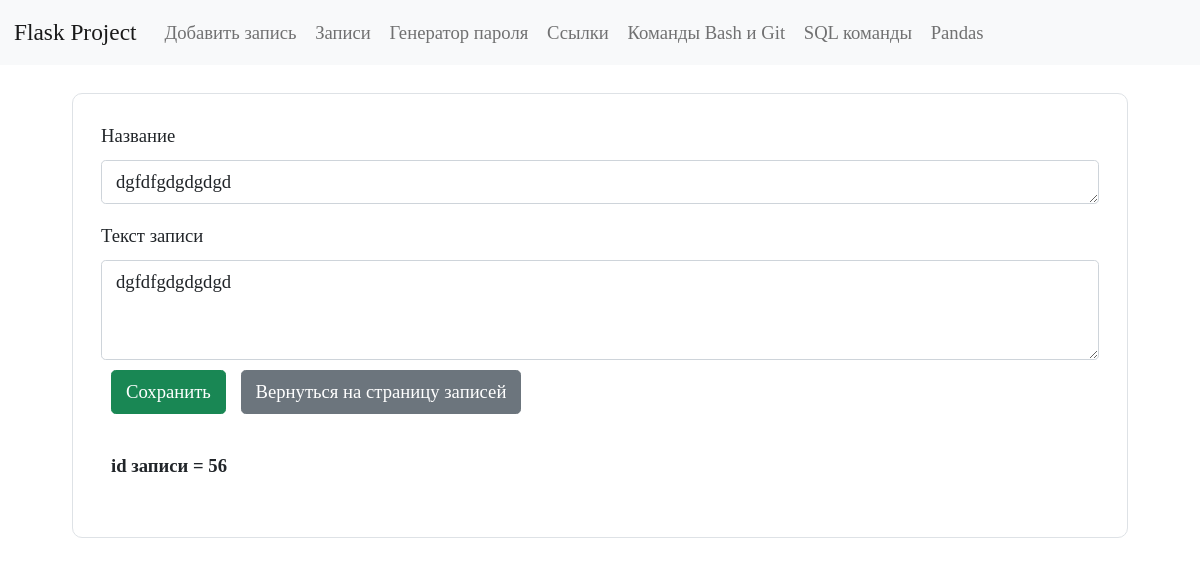
The app's page /56/edit_post, older data.
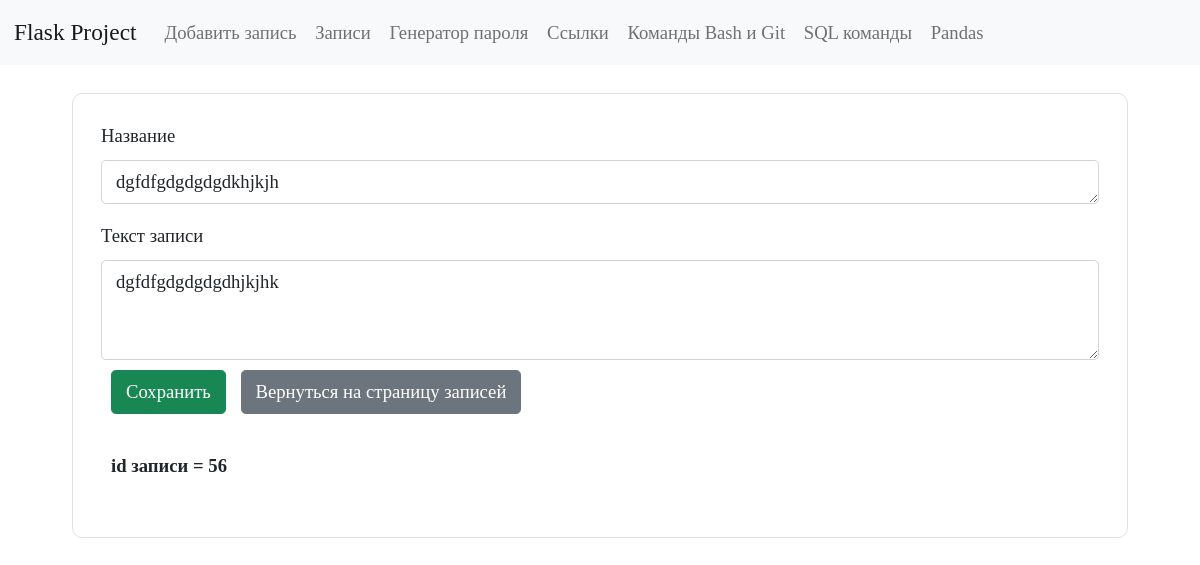
The same page, newer data.
### tables this page shows
CREATE TABLE "posts"
(
    id         INTEGER
        primary key autoincrement,
    title      TEXT not null,
    content    TEXT not null,
    image_post TEXT default 'no_image.png'
);

### app.py (the view, shortened to what this page needs)
@app.route("/<int:id>/edit_post", methods=("GET", "POST"))
def edit_post(id):
    conn = get_db_connection()
    post_view = conn.execute("SELECT id, title, content FROM posts WHERE id = ?", (id,)).fetchone()
    return render_template("posts/edit_post.html", post_view=post_view)

### app.py (called while the page is built)
def get_db_connection():
    conn = sqlite3.connect("database.db")
    conn.row_factory = sqlite3.Row
    return conn

### templates/posts/edit_post.html (shortened to what this page needs)
{% extends 'base.html' %}
{% block content %}
<div class="bd-example">
   <form method="post">
      <div class="mb-3">
         <label for="title" class="form-label">Название</label>
         <textarea class="form-control" id="title" name="title" rows="1" placeholder="Введите название записи"
            required>{{ post_view.title }}</textarea>
      </div>
      <div class="mb-3">
         <label for="content" class="form-label">Текст записи</label>
         <textarea class="form-control" id="content" name="content" rows="3" placeholder="Введите текст записи"
            required>{{ post_view.content }}</textarea>
         <button type="submit" class="btn btn-success" value=>Сохранить</button>
         <a class="btn btn-secondary" href="{{ url_for('posts') }}">Вернуться на страницу записей</a>
      </div>
      </form>
   <p><b>id записи = {{ post_view.id }}</b></p>
</div>
{% endblock %}

Row changes from the older to the newer data that the page shows:
changed posts id 56: title "dgfdfgdgdgdgd" → "dgfdfgdgdgdgdkhjkjh"; content "dgfdfgdgdgdgd" → "dgfdfgdgdgdgdhjkjhk"
